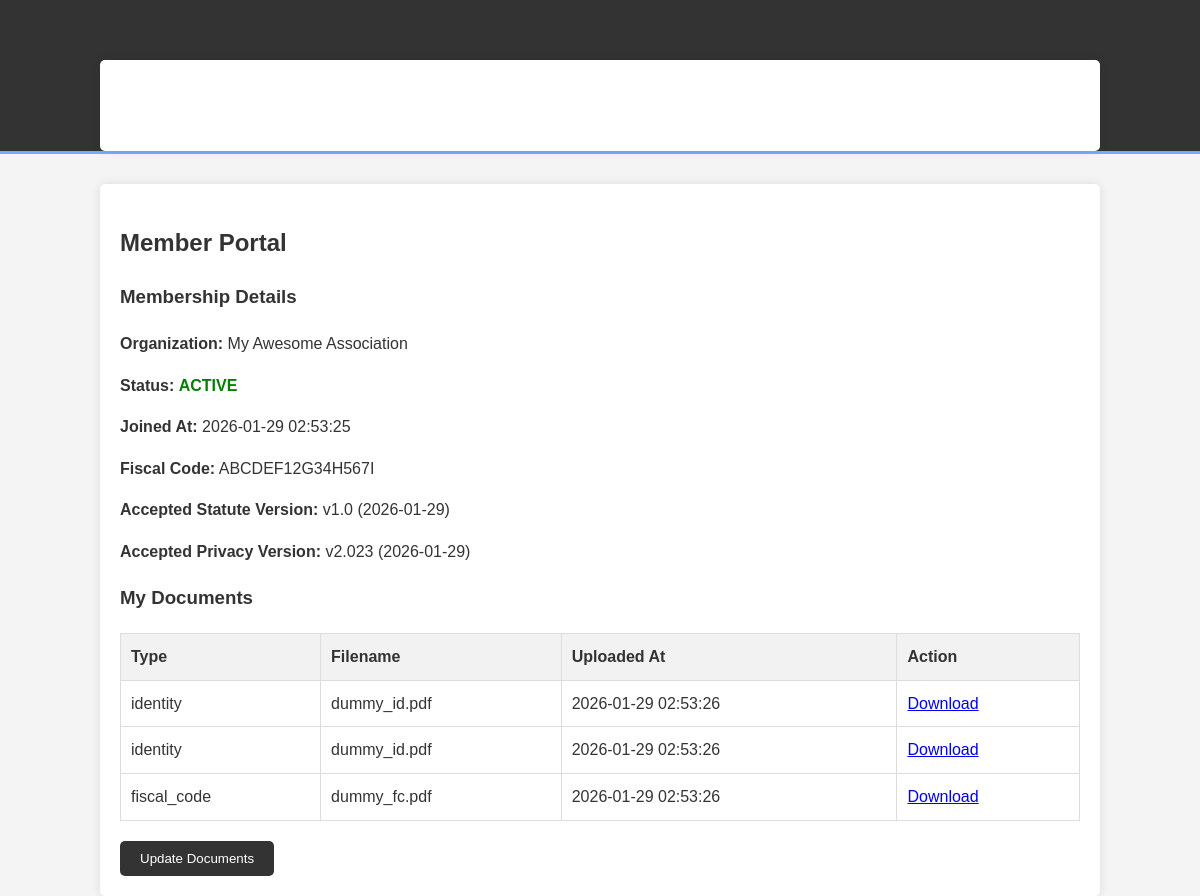
Page /member/portal (signed in) on the committed database.
### app/models.py (models this page shows)
class Organization(Base):
    __tablename__ = "organizations"
    id = Column(Integer, primary_key=True, index=True)
    name = Column(String, index=True)
    slug = Column(String, unique=True, index=True)
    statute_version = Column(String)
    statute_pdf_path = Column(String, nullable=True) # Path relative to static or uploads
    privacy_version = Column(String)
    members = relationship("Member", back_populates="organization")

class Member(Base):
    __tablename__ = "members"
    id = Column(Integer, primary_key=True, index=True)
    org_id = Column(Integer, ForeignKey("organizations.id"))
    first_name = Column(String)
    last_name = Column(String)
    email = Column(String, index=True)
    phone = Column(String)
    fiscal_code = Column(String)
    status = Column(Enum(MemberStatus), default=MemberStatus.PENDING_VERIFICATION)
    joined_at = Column(DateTime, nullable=True)
    accepted_statute_at = Column(DateTime, nullable=True)
    accepted_statute_version = Column(String, nullable=True)
    accepted_privacy_at = Column(DateTime, nullable=True)
    accepted_privacy_version = Column(String, nullable=True)
    signup_ip = Column(String, nullable=True)
    signup_user_agent = Column(String, nullable=True)
    organization = relationship("Organization", back_populates="members")
    documents = relationship("MemberDocument", back_populates="member")
    tokens = relationship("Token", back_populates="member")

class MemberDocument(Base):
    __tablename__ = "member_documents"
    id = Column(Integer, primary_key=True, index=True)
    member_id = Column(Integer, ForeignKey("members.id"))
    doc_type = Column(String) # "identity", "fiscal_code"
    rel_path = Column(String)
    original_filename = Column(String)
    mime_type = Column(String)
    size_bytes = Column(Integer)
    sha256 = Column(String)
    uploaded_at = Column(DateTime, default=datetime.utcnow)
    member = relationship("Member", back_populates="documents")

### app/routes/member.py (the view)
@router.get("/member/portal", response_class=HTMLResponse)
def member_portal(request: Request, db: Session = Depends(get_db)):
    member = get_current_member(request, db)
    if not member:
        if request.session.get("member_id"):
            request.session.clear()
        return RedirectResponse(url="/member/login")
    documents = db.query(MemberDocument).filter(MemberDocument.member_id == member.id).all()
    org = member.organization
    return templates.TemplateResponse("portal.html", {
        "request": request,
        "member": member,
        "organization": org,
        "documents": documents
    })

### app/templates/portal.html (shortened to what this page needs)
{% extends "base.html" %}
{% block content %}
    <h2>Member Portal</h2>
    <div class="card">
        <h3>Membership Details</h3>
        <p><strong>Organization:</strong> {{ organization.name }}</p>
        <p><strong>Status:</strong>
            <span style="color: {% if member.status == 'active' %}green{% else %}orange{% endif %}; font-weight: bold;">
                {{ member.status.upper() }}
            </span>
        </p>
        <p><strong>Joined At:</strong> {{ member.joined_at.strftime('%Y-%m-%d %H:%M:%S') if member.joined_at else 'Pending' }}</p>
        <p><strong>Fiscal Code:</strong> {{ member.fiscal_code }}</p>
        <p><strong>Accepted Statute Version:</strong> {{ member.accepted_statute_version }} ({{ member.accepted_statute_at.strftime('%Y-%m-%d') }})</p>
        <p><strong>Accepted Privacy Version:</strong> {{ member.accepted_privacy_version }} ({{ member.accepted_privacy_at.strftime('%Y-%m-%d') }})</p>
    </div>
    <h3>My Documents</h3>
    {% if documents %}
    <table>
        <thead>
            <tr>
                <th>Type</th>
                <th>Filename</th>
                <th>Uploaded At</th>
                <th>Action</th>
            </tr>
        </thead>
        <tbody>
            {% for doc in documents %}
            <tr>
                <td>{{ doc.doc_type }}</td>
                <td>{{ doc.original_filename }}</td>
                <td>{{ doc.uploaded_at.strftime('%Y-%m-%d %H:%M:%S') }}</td>
                <td><a href="/member/download/{{ doc.id }}" target="_blank">Download</a></td>
            </tr>
            {% endfor %}
        </tbody>
    </table>
    {% else %}
    <p>No documents uploaded.</p>
    {% endif %}
    <div style="margin-top: 20px;">
        <button class="button" disabled title="Not implemented in MVP">Update Documents</button>
    </div>
{% endblock %}

### app/templates/base.html (shortened to what this page needs)
<!DOCTYPE html>
<html lang="en">
<head>
    <link rel="stylesheet" href="/static/style.css">
</head>
<body>
    <header>
        <div class="container">
            <div id="branding">
                <h1>Association Portal</h1>
            </div>
            <nav>
                <ul>
                    {% if request.session.get("member_id") %}
                        <li><a href="/member/portal">Portal</a></li>
                        <li><a href="/member/logout">Logout</a></li>
                    {% else %}
                        <li><a href="/member/login">Login</a></li>
                    {% endif %}
                </ul>
            </nav>
        </div>
    </header>
    <div class="container">
        {% block content %}{% endblock %}
    </div>
</body>
</html>

### app/static/style.css (style rules this page uses)
body { font-family: Arial, sans-serif; line-height: 1.6; margin: 0; padding: 0; background-color: #f4f4f4; color: #333; }
.container { width: 80%; margin: auto; overflow: hidden; padding: 20px; background: #fff; margin-top: 30px; border-radius: 5px; box-shadow: 0 0 10px rgba(0,0,0,0.1); }
header { background: #333; color: #fff; padding-top: 30px; min-height: 70px; border-bottom: #77aaff 3px solid; }
header a { color: #fff; text-decoration: none; text-transform: uppercase; font-size: 16px; }
header ul { padding: 0; margin: 0; list-style: none; overflow: hidden; }
header li { float: left; display: inline; padding: 0 20px 0 20px; }
header #branding { float: left; }
header #branding h1 { margin: 0; }
header nav { float: right; margin-top: 10px; }
.button { display: inline-block; color: #fff; background: #333; padding: 10px 20px; text-decoration: none; border-radius: 5px; border: none; cursor: pointer; }
table { width: 100%; border-collapse: collapse; margin-top: 20px; }
table, th, td { border: 1px solid #ddd; }
th, td { padding: 10px; text-align: left; }
th { background-color: #f2f2f2; }

### rows in the picture
Organization: name "My Awesome Association"
Member: status "ACTIVE", joined_at "2026-01-29 02:53:25", fiscal_code "ABCDEF12G34H567I", accepted_statute_version "v1.0", accepted_statute_at "2026-01-29", accepted_privacy_version "v2.023", accepted_privacy_at "2026-01-29"
MemberDocument: doc_type "identity", original_filename "dummy_id.pdf", uploaded_at "2026-01-29 02:53:26"
MemberDocument: doc_type "identity", original_filename "dummy_id.pdf", uploaded_at "2026-01-29 02:53:26"
MemberDocument: doc_type "fiscal_code", original_filename "dummy_fc.pdf", uploaded_at "2026-01-29 02:53:26"
